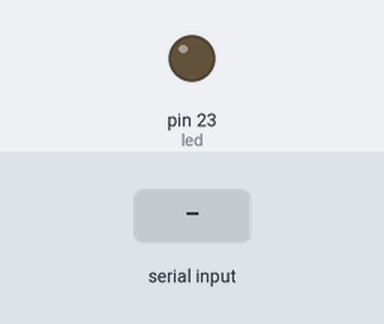
The sketch below on a simulated Arduino Mega 2560, built with avr-gcc and run on an emulated ATmega2560. On the bench: output pins drawn as LEDs (lit = HIGH). Inputs (shaded band) come from the test bench.

Above: at 1.2 s.
1.3 s: "1" received over Serial
At 2.1 s:
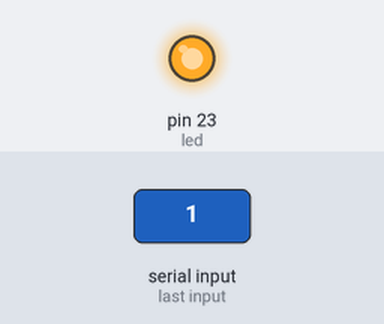
2.8 s: "0" received over Serial
At 3.2 s:
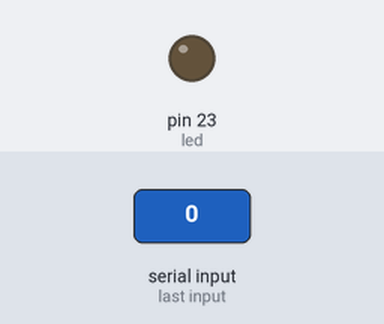
Timing chart, 0 to 5.8 s (numbered marks = the images above; inputs shaded):
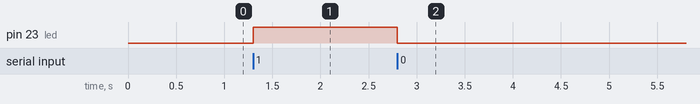

The sketch:

ejercico_2_taller_tercera_unidad_6to.ino
```cpp
int led = 23;

void setup() {
  Serial.begin (9600);
  pinMode(led,OUTPUT);

}

void loop() {

  if (Serial.available()> 0){
    int Dato = Serial.read();
    if (Dato=='1'){
      digitalWrite(led,HIGH);
    }else if (Dato=='0'){
      digitalWrite(led,LOW);
    }
  }

}
```

Measured:
- after the input at 1.3 s, pin 23 (led): LOW → HIGH at once
- after the input at 2.8 s, pin 23 (led): HIGH → LOW at once
